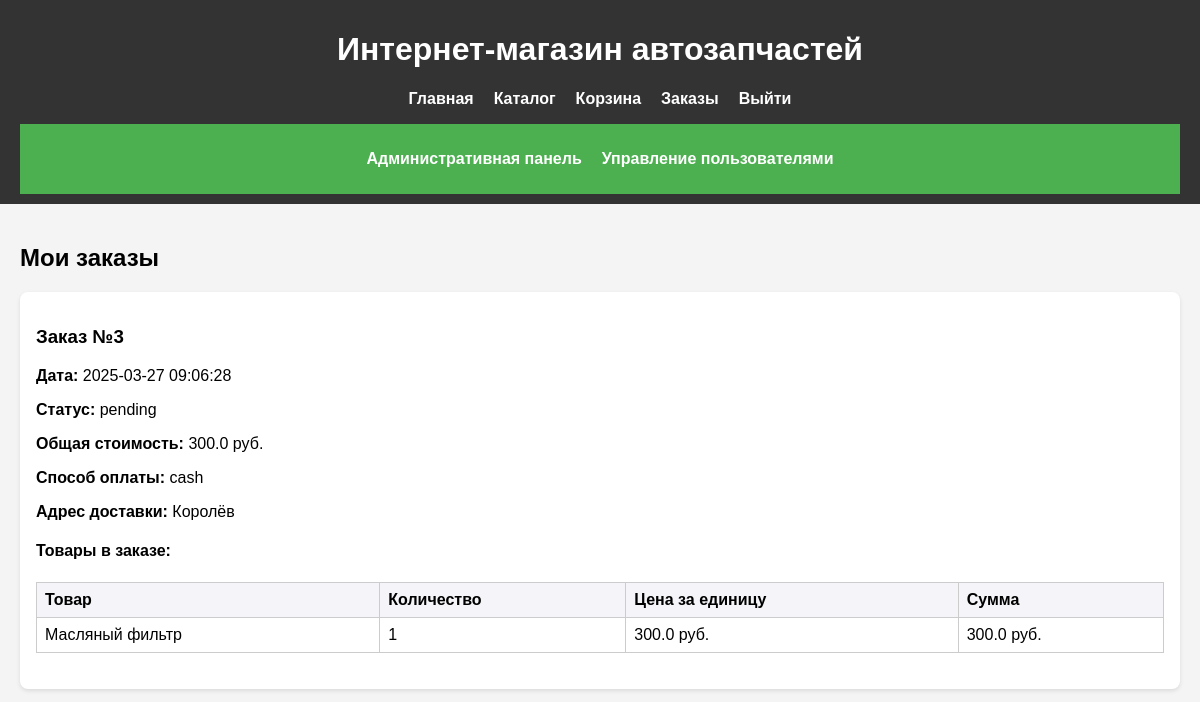
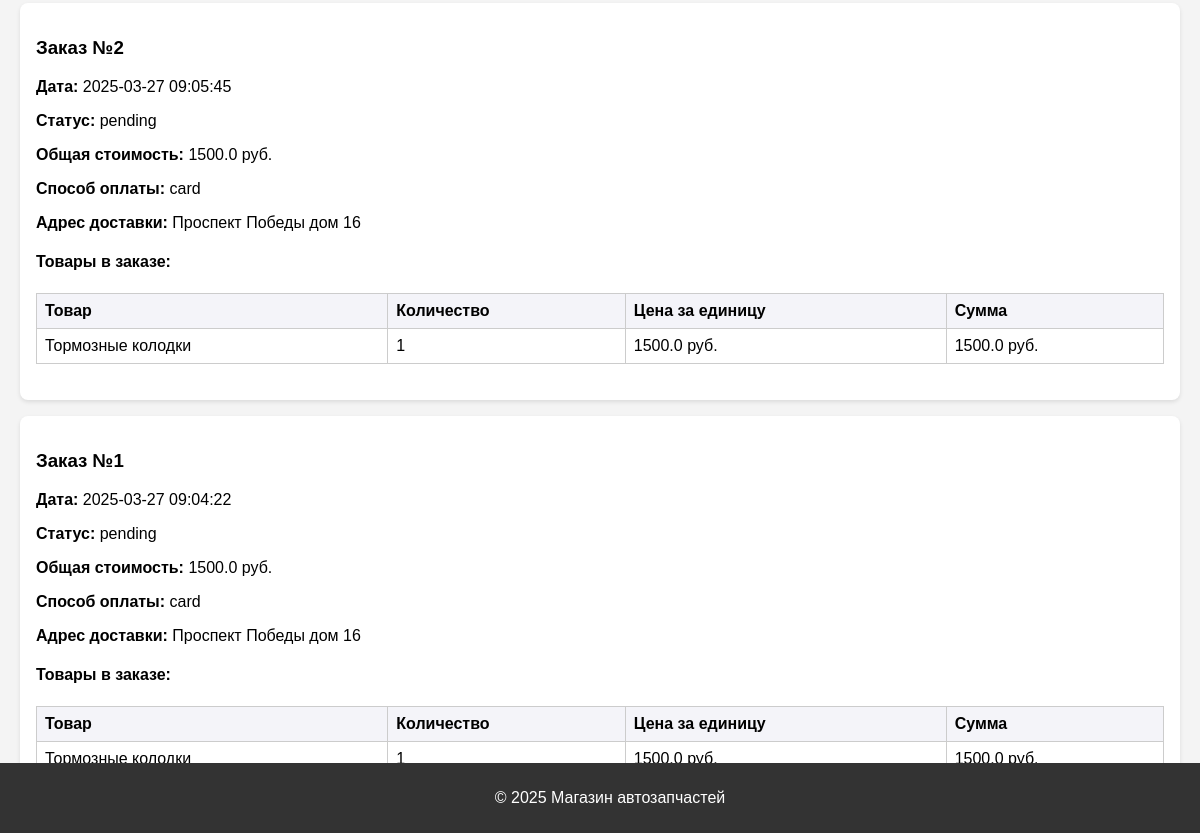
The app's page /orders (signed in), older data (2 pictures, top to bottom).
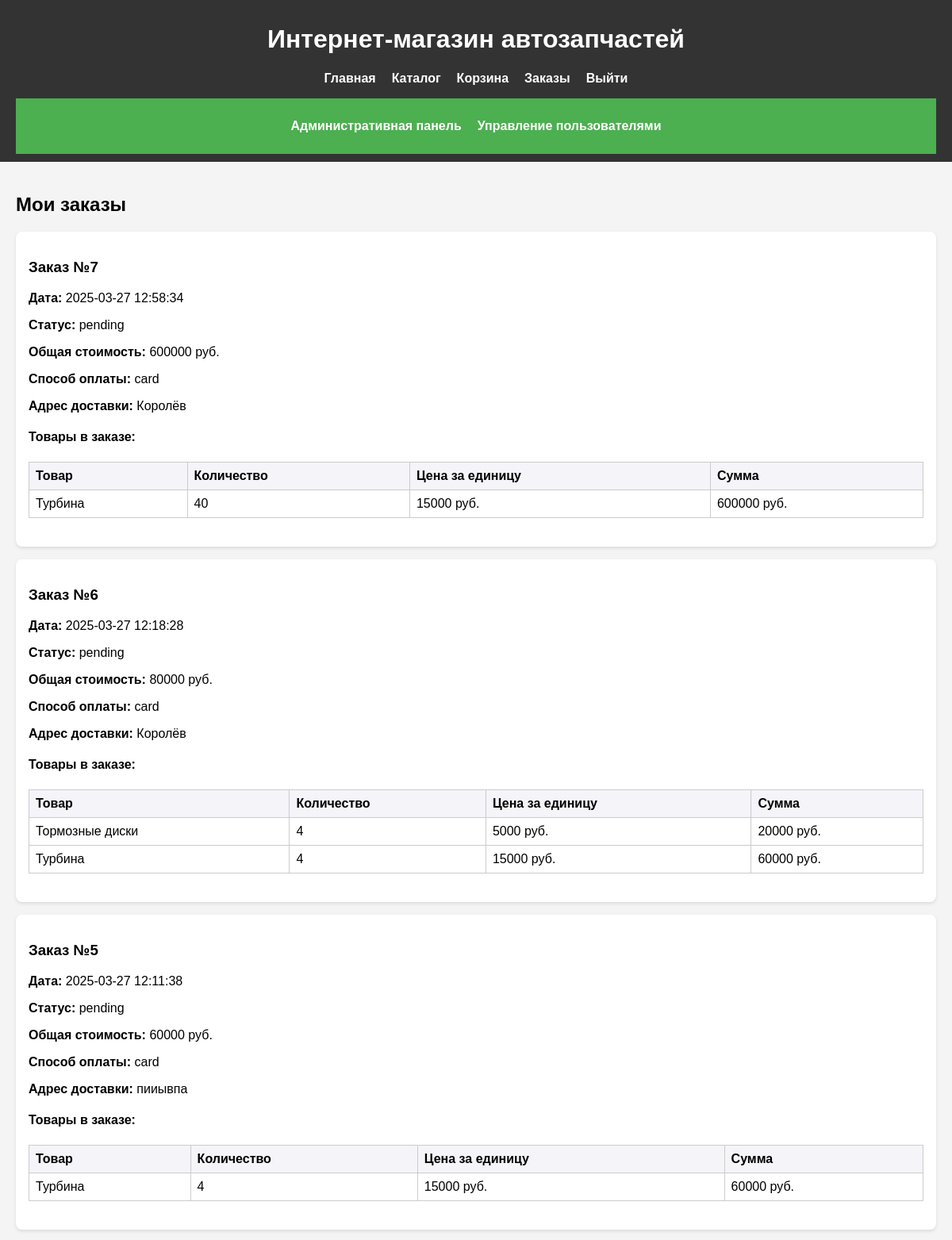
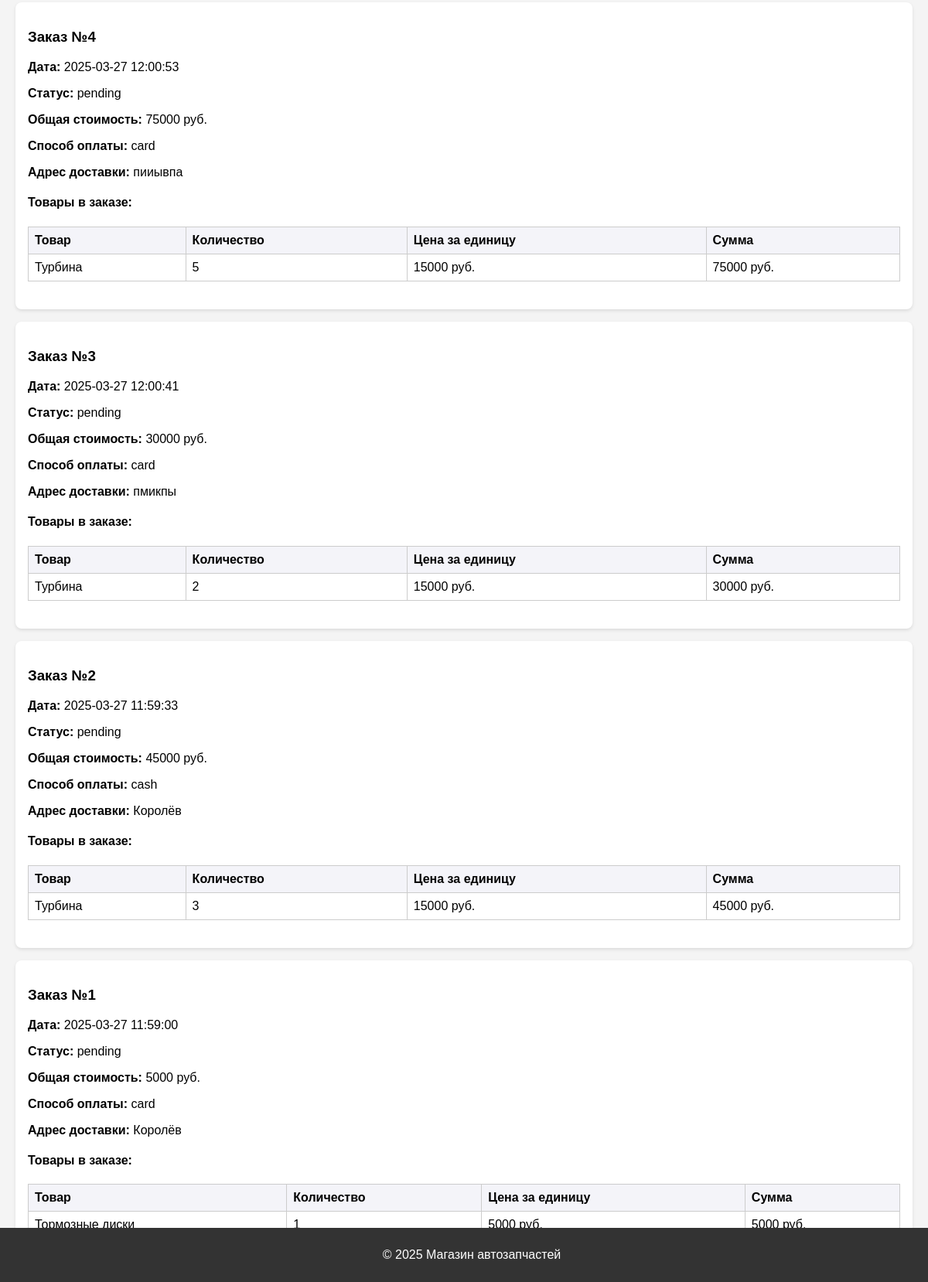
The same page, newer data (2 pictures, top to bottom).
### tables this page shows
CREATE TABLE Orders (
                OrderID INTEGER PRIMARY KEY AUTOINCREMENT,
                UserID INTEGER,
                OrderDate DATETIME,
                Status TEXT DEFAULT 'pending',
                TotalAmount DECIMAL(10, 2),
                PaymentMethod TEXT,
                DeliveryAddress TEXT,
                FOREIGN KEY (UserID) REFERENCES Users(UserID)
            );

CREATE TABLE OrderItems (
                OrderItemID INTEGER PRIMARY KEY AUTOINCREMENT,
                OrderID INTEGER,
                ProductID INTEGER,
                Quantity INTEGER,
                UnitPrice DECIMAL(10, 2),
                FOREIGN KEY (OrderID) REFERENCES Orders(OrderID),
                FOREIGN KEY (ProductID) REFERENCES Products(ProductID)
            );

CREATE TABLE Products (
                ProductID INTEGER PRIMARY KEY AUTOINCREMENT,
                ProductName TEXT,
                Description TEXT,
                Price REAL,
                CategoryID INTEGER,
                Manufacturer TEXT,
                StockQuantity INTEGER,
                Compatibility TEXT,
                FOREIGN KEY (CategoryID) REFERENCES Categories(CategoryID)
            );

### app.py (the view)
@app.route('/orders')
def orders():
    if 'user_id' not in session:
        flash('Для просмотра заказов необходимо войти в систему.', 'error')
        return redirect(url_for('login'))
    try:
        user_id = session['user_id']
        conn = get_db_connection()
        orders = conn.execute(
            """
            SELECT OrderID, OrderDate, Status, TotalAmount, PaymentMethod, DeliveryAddress
            FROM Orders
            WHERE UserID = ?
            ORDER BY OrderDate DESC
            """,
            (user_id,)
        ).fetchall()
        order_details = {}
        for order in orders:
            order_id = order['OrderID']
            items = conn.execute(
                """
                SELECT Products.ProductName, OrderItems.Quantity, OrderItems.UnitPrice
                FROM OrderItems
                JOIN Products ON OrderItems.ProductID = Products.ProductID
                WHERE OrderItems.OrderID = ?
                """,
                (order_id,)
            ).fetchall()
            order_details[order_id] = items
        conn.close()
        return render_template('orders.html', orders=orders, order_details=order_details)
    except Exception as e:
        flash(f'Ошибка при загрузке заказов: {e}', 'error')
        return redirect(url_for('home'))

### app.py (called while the page is built)
def get_db_connection():
    conn = sqlite3.connect(DATABASE)
    conn.row_factory = sqlite3.Row
    return conn

### templates/orders.html
{% extends "index.html" %}
{% block content %}
<h2>Мои заказы</h2>
{% if orders %}
    <div class="orders-list">
        {% for order in orders %}
        <div class="order-card">
            <h3>Заказ №{{ order.OrderID }}</h3>
            <p><strong>Дата:</strong> {{ order.OrderDate }}</p>
            <p><strong>Статус:</strong> {{ order.Status }}</p>
            <p><strong>Общая стоимость:</strong> {{ order.TotalAmount }} руб.</p>
            <p><strong>Способ оплаты:</strong> {{ order.PaymentMethod }}</p>
            <p><strong>Адрес доставки:</strong> {{ order.DeliveryAddress }}</p>
            <h4>Товары в заказе:</h4>
            <table class="order-items-table">
                <thead>
                    <tr>
                        <th>Товар</th>
                        <th>Количество</th>
                        <th>Цена за единицу</th>
                        <th>Сумма</th>
                    </tr>
                </thead>
                <tbody>
                    {% for item in order_details[order.OrderID] %}
                    <tr>
                        <td>{{ item.ProductName }}</td>
                        <td>{{ item.Quantity }}</td>
                        <td>{{ item.UnitPrice }} руб.</td>
                        <td>{{ item.Quantity * item.UnitPrice }} руб.</td>
                    </tr>
                    {% endfor %}
                </tbody>
            </table>
        </div>
        {% endfor %}
    </div>
{% else %}
    <p>У вас пока нет заказов.</p>
    <a href="{{ url_for('catalog') }}">Перейти в каталог</a>
{% endif %}
{% endblock %}

### templates/index.html (shortened to what this page needs)
<!DOCTYPE html>
<html lang="ru">
<head>
    <link rel="stylesheet" href="{{ url_for('static', filename='styles.css') }}">
</head>
<body>
    <header>
        <h1>Интернет-магазин автозапчастей</h1>
        <nav>
            <ul>
                <li><a href="{{ url_for('home') }}">Главная</a></li>
                <li><a href="{{ url_for('catalog') }}">Каталог</a></li>
                <li><a href="{{ url_for('cart') }}">Корзина</a></li>
                {% if 'user_id' in session %}
                    <li><a href="{{ url_for('orders') }}">Заказы</a></li>
                    <li><a href="{{ url_for('logout') }}">Выйти</a></li>
                {% else %}
                    <li><a href="{{ url_for('login') }}">Войти</a></li>
                    <li><a href="{{ url_for('register') }}">Регистрация</a></li>
                {% endif %}
            </ul>
        </nav>
        {% if session.get('role') == 'admin' %}
            <nav class="admin-nav">
                <ul>
                    <li><a href="{{ url_for('admin_panel') }}">Административная панель</a></li>
                    <li><a href="{{ url_for('manage_users') }}">Управление пользователями</a></li>
                </ul>
            </nav>
        {% endif %}
    </header>
    <main>
        {% block content %}
        {% endblock %}
    </main>
    <footer>
        <p>&copy; 2025 Магазин автозапчастей</p>
    </footer>
</body>
</html>

### static/styles.css (style rules this page uses)
body { font-family: Arial, sans-serif; margin: 0; padding: 0; background-color: #f4f4f4; overflow-y: auto; min-height: 100vh; }
header { background-color: #333; color: white; padding: 10px 20px; text-align: center; }
nav ul { list-style: none; padding: 0; display: flex; justify-content: center; gap: 20px; }
.orders-list { display: flex; flex-direction: column; gap: 1rem; }
.order-card { background: #ffffff; padding: 1rem; border-radius: 8px; box-shadow: 0 2px 4px rgba(0, 0, 0, 0.1); }
.order-items-table { width: 100%; border-collapse: collapse; margin-top: 0.5rem; }
.order-items-table th, .order-items-table td { border: 1px solid #cccccc; padding: 0.5rem; text-align: left; }
.order-items-table th { background-color: #f4f4f9; }
nav a { color: white; text-decoration: none; font-weight: bold; }
main { padding: 20px; max-width: 1200px; margin: 0 auto; overflow-y: auto; }
footer { background-color: #333; color: white; text-align: center; padding: 10px; position: fixed; bottom: 0; width: 100%; }
table { width: 100%; border-collapse: collapse; margin-bottom: 20px; }
table th, table td { border: 1px solid #ddd; padding: 8px; text-align: left; }
.admin-nav { background-color: #4CAF50; padding: 10px; text-align: center; }
.admin-nav ul { list-style: none; padding: 0; display: flex; justify-content: center; gap: 20px; }
.admin-nav a { color: white; text-decoration: none; font-weight: bold; }

Row changes from the older to the newer data that the page shows:
added Orders: OrderID "7", OrderDate "2025-03-27 12:58:34", Status "pending", TotalAmount "600000", PaymentMethod "card", DeliveryAddress "Королёв"
added OrderItems: ProductName "Турбина", Quantity "40", UnitPrice "15000", item.Quantity*item.UnitPrice "600000", shown under "7"
added Orders: OrderID "6", OrderDate "2025-03-27 12:18:28", Status "pending", TotalAmount "80000", PaymentMethod "card", DeliveryAddress "Королёв"
added OrderItems: ProductName "Тормозные диски", Quantity "4", UnitPrice "5000", item.Quantity*item.UnitPrice "20000", shown under "6"
added OrderItems: ProductName "Турбина", Quantity "4", UnitPrice "15000", item.Quantity*item.UnitPrice "60000", shown under "6"
added Orders: OrderID "5", OrderDate "2025-03-27 12:11:38", Status "pending", TotalAmount "60000", PaymentMethod "card", DeliveryAddress "пииывпа"
added OrderItems: ProductName "Турбина", Quantity "4", UnitPrice "15000", item.Quantity*item.UnitPrice "60000", shown under "5"
added Orders: OrderID "4", OrderDate "2025-03-27 12:00:53", Status "pending", TotalAmount "75000", PaymentMethod "card", DeliveryAddress "пииывпа"
added OrderItems: ProductName "Турбина", Quantity "5", UnitPrice "15000", item.Quantity*item.UnitPrice "75000", shown under "4"
changed Orders id 3: OrderDate "2025-03-27 09:06:28" → "2025-03-27 12:00:41"; TotalAmount "300.0" → "30000"; PaymentMethod "cash" → "card"; DeliveryAddress "Королёв" → "пмикпы"
changed OrderItems (number 6 of 8 on the later page): ProductName "Масляный фильтр" → "Турбина"; Quantity "1" → "2"; UnitPrice "300.0" → "15000"; item.Quantity*item.UnitPrice "300.0" → "30000"
changed Orders id 2: OrderDate "2025-03-27 09:05:45" → "2025-03-27 11:59:33"; TotalAmount "1500.0" → "45000"; PaymentMethod "card" → "cash"; DeliveryAddress "Проспект Победы дом 16" → "Королёв"
changed OrderItems (number 7 of 8 on the later page): ProductName "Тормозные колодки" → "Турбина"; Quantity "1" → "3"; UnitPrice "1500.0" → "15000"; item.Quantity*item.UnitPrice "1500.0" → "45000"
changed Orders id 1: OrderDate "2025-03-27 09:04:22" → "2025-03-27 11:59:00"; TotalAmount "1500.0" → "5000"; DeliveryAddress "Проспект Победы дом 16" → "Королёв"
changed OrderItems (number 8 of 8 on the later page): ProductName "Тормозные колодки" → "Тормозные диски"; UnitPrice "1500.0" → "5000"; item.Quantity*item.UnitPrice "1500.0" → "5000"
